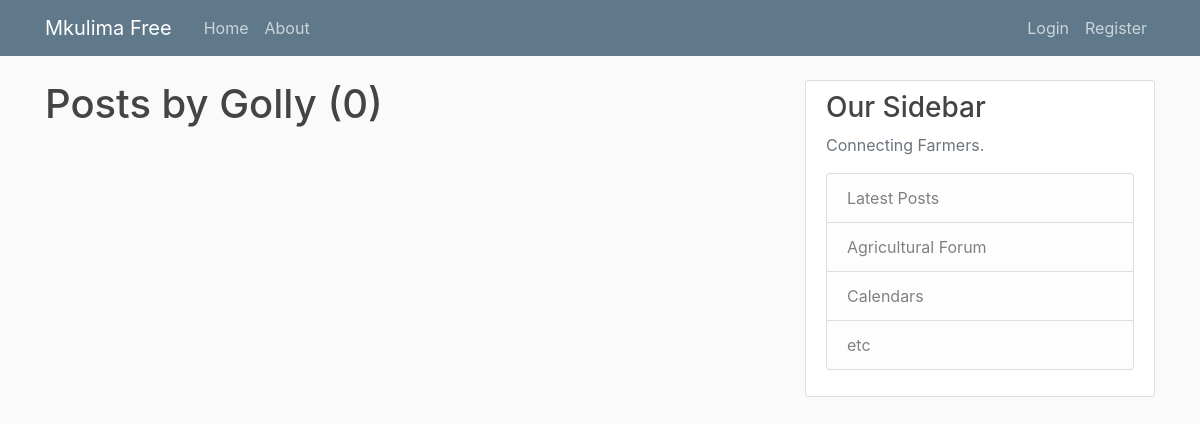
The app's page /user/Golly, older data.
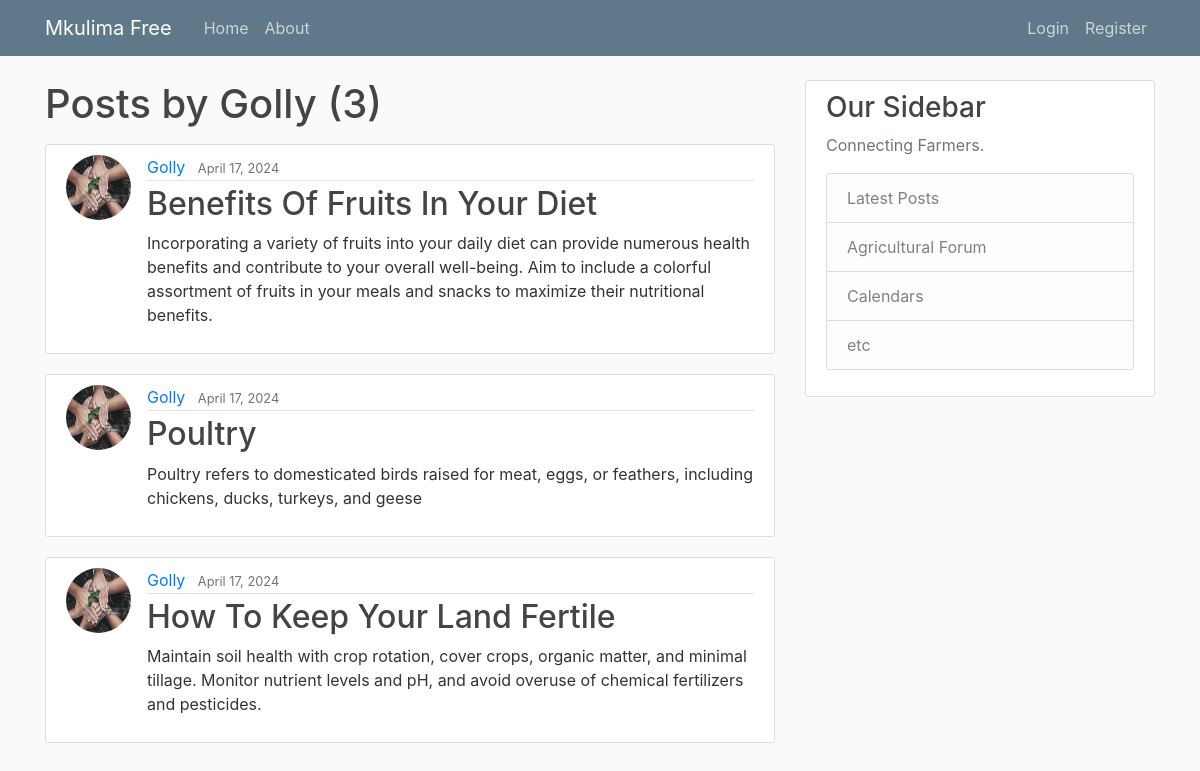
The same page, newer data.
### blog/models.py (models this page shows, shortened)
class Post(models.Model):
    title = models.CharField(max_length=100)
    content = models.TextField()
    date_posted = models.DateTimeField(default=timezone.now)
    author = models.ForeignKey(User, on_delete=models.CASCADE, related_name='blog_posts')

### users/models.py (models this page shows, shortened)
class Profile(models.Model):
    user = models.OneToOneField(User, on_delete=models.CASCADE)
    image = models.ImageField(default='default.jpg', upload_to='profile_pics')

### blog/views.py (the view)
# urls.py: path('user/<str:username>', UserPostListView.as_view(), name='user-posts'),
class UserPostListView(ListView):
    model = Post
    template_name = 'blog/user_posts.html'
    context_object_name = 'posts'
    paginate_by = 5
    def get_queryset(self):
        user = get_object_or_404(User, username=self.kwargs.get('username'))
        return Post.objects.filter(author=user).order_by('-date_posted')

### blog/templates/blog/user_posts.html (shortened to what this page needs)
{% extends "blog/base.html" %}
{% block content %}
    <h1 class="mb-3">Posts by {{ view.kwargs.username }} ({{ page_obj.paginator.count }})</h1>
    {% for post in posts %}
        <article class="media content-section">
          <img class="rounded-circle article-img" src="{{ post.author.profile.image.url }}">
          <div class="media-body">
            <div class="article-metadata">
              <a class="mr-2" href="{% url 'user-posts' post.author.username %}">{{ post.author }}</a>
              <small class="text-muted">{{ post.date_posted|date:"F d, Y" }}</small>
            </div>
            <h2><a class="article-title" href="{% url 'post-detail' post.id %}">{{ post.title }}</a></h2>
            <p class="article-content">{{ post.content }}</p>
          </div>
        </article>
    {% endfor %}
{% endblock content %}

### blog/templates/blog/base.html (shortened to what this page needs)
{% load static %}
<!DOCTYPE html>
<html>
<head>
    <link rel="stylesheet" href="https://maxcdn.bootstrapcdn.com/bootstrap/4.0.0/css/bootstrap.min.css">
    <link rel="stylesheet" type="text/css" href="{% static 'blog/main.css' %}">
</head>
<body>
    <header class="site-header">
      <nav class="navbar navbar-expand-md navbar-dark bg-steel fixed-top">
        <div class="container">
          <a class="navbar-brand mr-4" href="{% url 'blog-home' %}">Mkulima Free</a>
          <div class="collapse navbar-collapse" id="navbarToggle">
            <div class="navbar-nav mr-auto">
              <a class="nav-item nav-link" href="{% url 'blog-home' %}">Home</a>
              <a class="nav-item nav-link" href="{% url 'blog-about' %}">About</a>
            </div>
            <div class="navbar-nav">
              {% if user.is_authenticated %}
                <a class="nav-item nav-link" href="{% url 'post-create' %}">New Post</a>
                <a class="nav-item nav-link" href="{% url 'profile' %}">Profile</a>
                <a class="nav-item nav-link" href="{% url 'logout' %}">Logout</a>
              {% else %}
                <a class="nav-item nav-link" href="{% url 'login' %}">Login</a>
                <a class="nav-item nav-link" href="{% url 'register' %}">Register</a>
              {% endif %}
            </div>
          </div>
        </div>
      </nav>
    </header>
    <main role="main" class="container">
      <div class="row">
        <div class="col-md-8">
          {% block content %}{% endblock %}
        </div>
        <div class="col-md-4">
          <div class="content-section">
            <h3>Our Sidebar</h3>
            <p class='text-muted'>Connecting Farmers.
              <ul class="list-group">
                <li class="list-group-item list-group-item-light">Latest Posts</li>
                <li class="list-group-item list-group-item-light">Agricultural Forum</li>
                <li class="list-group-item list-group-item-light">Calendars</li>
                <li class="list-group-item list-group-item-light">etc</li>
              </ul>
            </p>
          </div>
        </div>
      </div>
    </main>
</body>
</html>

### blog/static/blog/main.css (style rules this page uses)
body { background: #fafafa; color: #333333; margin-top: 5rem; }
h1, h2, h3, h4, h5, h6 { color: #444444; }
ul { margin: 0; }
.bg-steel { background-color: #5f788a; }
.site-header .navbar-nav .nav-link { color: #cbd5db; }
.content-section { background: #ffffff; padding: 10px 20px; border: 1px solid #dddddd; border-radius: 3px; margin-bottom: 20px; }
.article-title { color: #444444; }
.article-content { white-space: pre-line; }
.article-img { height: 65px; width: 65px; margin-right: 16px; }
.article-metadata { padding-bottom: 1px; margin-bottom: 4px; border-bottom: 1px solid #e3e3e3 }

Row changes from the older to the newer data that the page shows:
added Post: author.profile.image (placeholder picture), author "Golly", date_posted "April 17, 2024", title "Benefits Of Fruits In Your Diet", content "Incorporating a variety of fruits into your daily diet can provide numerous health benefits and contribute to your overall well-being. Aim to include a colorful assortment of fruits in your meals and snacks to maximize their nutritional benefits."
added Post: author.profile.image (placeholder picture), author "Golly", date_posted "April 17, 2024", title "Poultry", content "Poultry refers to domesticated birds raised for meat, eggs, or feathers, including chickens, ducks, turkeys, and geese"
added Post: author.profile.image (placeholder picture), author "Golly", date_posted "April 17, 2024", title "How To Keep Your Land Fertile", content "Maintain soil health with crop rotation, cover crops, organic matter, and minimal tillage. Monitor nutrient levels and pH, and avoid overuse of chemical fertilizers and pesticides."
Text that changed along with them:
{{ page_obj.paginator.count }}: "0" → "3"
